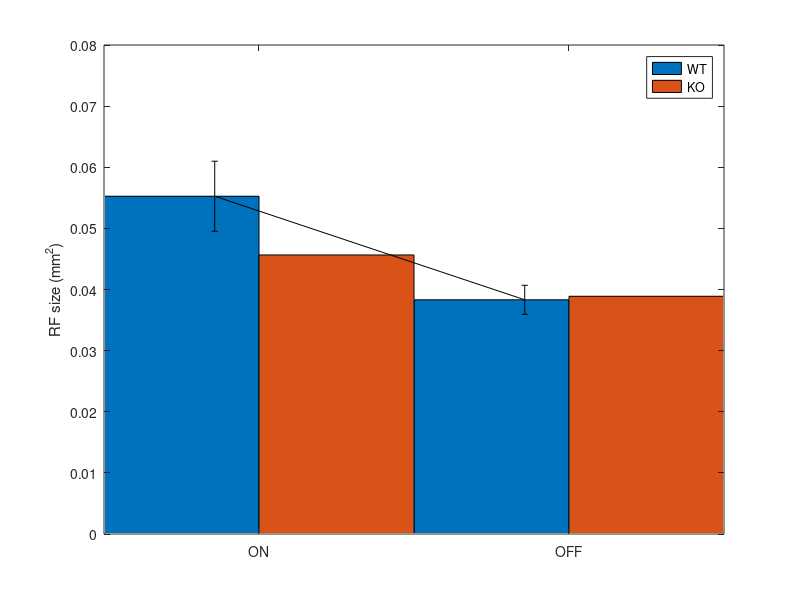

This figure's MATLAB source: (Note: this script raises an error after producing the figure.)
%% RF size
load('DS161122.mat')
rf_wt = rf_area_clean{5}{1};
load('DS161208.mat')
rf_ko = rf_area_clean{1};

rf = [rf_wt' rf_ko'];

ONOFF = {'ON', 'OFF'};

FigHandle = figure;
set(FigHandle, 'Position', [100, 100, 1000, 500]);

xtick = ONOFF;
model_series = cellfun(@mean, rf);
model_error = cellfun(@std, rf)./sqrt(cellfun(@length, rf));
h = bar(model_series);
set(h,'BarWidth',1); % The bars will now touch each other

set(gca,'XTicklabel',xtick)
ylabel('RF size (mm^2)')
legend('WT', 'KO');
hold on;

numgroups = size(model_series, 1); 
numbars = size(model_series, 2); 

groupwidth = min(0.8, numbars/(numbars+1.5));

for i = 1:numbars
% Based on barweb.m by Bolu Ajiboye from MATLAB File Exchange
x = (1:numgroups) - groupwidth/2 + (2*i-1) * groupwidth / (2*numbars); % Aligning error bar with individual bar
errorbar(x, model_series(:,i), model_error(:,i), 'k', 'linestyle', 'none');
end

%% dim flash response threshold
load('DS160324.mat')
thresh_wt = xthreshold_0304and0324{1};

load('DS161208.mat')
thresh_ko = xthreshold{1};

thresh = [{thresh_wt}; {thresh_ko}];
model_series = 10.^cellfun(@mean, thresh);
model_uerror = 10.^(cellfun(@mean, thresh) + cellfun(@std, thresh)./sqrt(cellfun(@length, thresh))) - 10.^cellfun(@mean, thresh);
model_lerror = 10.^cellfun(@mean, thresh) - 10.^(cellfun(@mean, thresh) - cellfun(@std, thresh)./sqrt(cellfun(@length, thresh)));

h = bar(model_series);
set(h,'BarWidth',1); % The bars will now touch each other
xtick = {'WT', 'KO'};

set(gca,'yscale','log','XTicklabel',xtick)
ylabel('RF size (mm^2)')
% legend('WT', 'KO');
hold on;

numgroups = size(model_series, 1); 
numbars = size(model_series, 2); 

groupwidth = min(0.8, numbars/(numbars+1.5));

for i = 1:numbars
% Based on barweb.m by Bolu Ajiboye from MATLAB File Exchange
x = (1:numgroups) - groupwidth/2 + (2*i-1) * groupwidth / (2*numbars); % Aligning error bar with individual bar
errorbar(x, model_series(:,i), model_lerror(:,i), model_uerror(:,i), 'k', 'linestyle', 'none');
end

%% direction tuning

load('DS150603.mat')
rho_mean_wt = rho_dg_mean;
rho_ste_wt = rho_dg_ste;
dsi_wt = dsi_dg_wt;
load('DS161208.mat')
rho_mean_ko = rho_dg_mean;
rho_ste_ko = rho_dg_ste;
dsi_ko = dsi_dg;

xx = [0:pi/4:7*pi/4] - pi;
xx = xx/pi*180+22.5;
ct = 1;
ll = 1;
figure
errorbar(xx, rho_mean_wt{ct}(ll, :), rho_ste_wt{ct}(ll, :), 'k');
hold on
errorbar(xx, rho_mean_ko{ct}(ll, :), rho_ste_ko{ct}(ll, :), 'k--');
xlabel('direction (degree)')
ylabel('normalized average response')
legend('WT', 'KO')


for d = 1:5
    dsi_superior_wt_mean(d) = mean(dsi_wt{d}{1});
    dsi_superior_wt_ste(d) = std(dsi_wt{d}{1})/sqrt(length(dsi_wt{d}{1}));
    
    dsi_superior_ko_mean(d) = mean(dsi_ko{d}{1});
    dsi_superior_ko_ste(d) = std(dsi_ko{d}{1})/sqrt(length(dsi_ko{d}{1}));
    
    dsi_temp = cell2mat(dsi_wt{d}(2:4)');
    dsi_others_wt_mean(d) = mean(dsi_temp);
    dsi_others_wt_ste(d) = std(dsi_temp)/sqrt(length(dsi_temp));

    dsi_temp = cell2mat(dsi_ko{d}(2:4)');
    dsi_others_ko_mean(d) = mean(dsi_temp);
    dsi_others_ko_ste(d) = std(dsi_temp)/sqrt(length(dsi_temp));
end

figure
x = 0:4;
errorbar(x, dsi_superior_wt_mean, dsi_superior_wt_ste, 'k')
hold on
errorbar(x, dsi_superior_ko_mean, dsi_superior_ko_ste, 'k--')
errorbar(x, dsi_others_wt_mean, dsi_others_wt_ste, 'color', [1 1 1]*0.8)
errorbar(x, dsi_others_ko_mean, dsi_others_ko_ste, 'color', [1 1 1]*0.8, 'LineStyle', '--')
xlabel('log(light intensity)')
ylabel('DSI')
legend('WT superior', 'KO superior', 'WT others', 'KO others')
xlim([-1 5])
